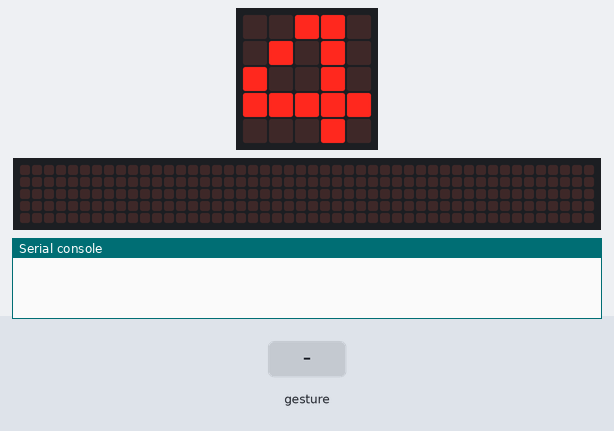
Bench run of a program on a simulated BBC micro:bit (MakeCode). On the bench: the board's 5×5 LED display, a strip that is not on the board, showing the scrolling text unrolled, the last lines printed to the serial console. The test bench sets the inputs (shaded band). Random numbers come from a fixed seed; no radio messages arrive unless stated (any console line starting 'radio sent:' is added by the test bench); a tilt is held for 1.5 s and a shake lasts 1 s, then the board lies face up again; the 48×5 strip is a reading aid, not a part: it shows the text the display is scrolling, unrolled, one strip-width of it at a time.

Above: at 1.3 s.
At 12.3 s:
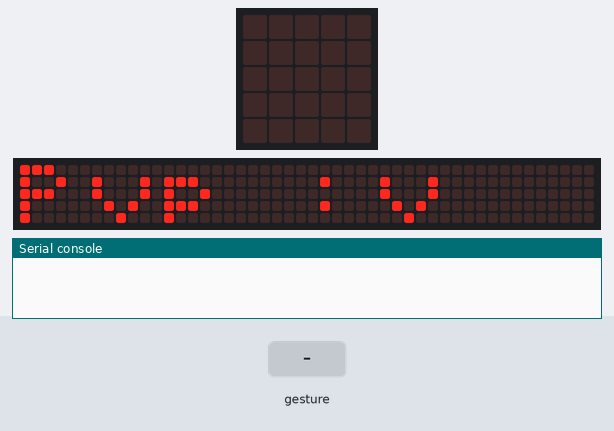
13.8 s: gesture 'shake'
At 15.1 s:
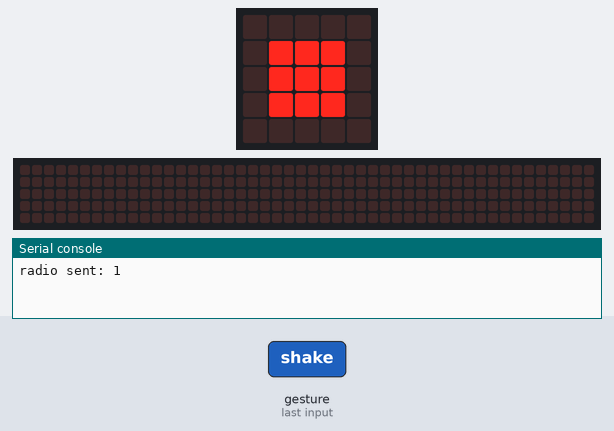
At 25.6 s:
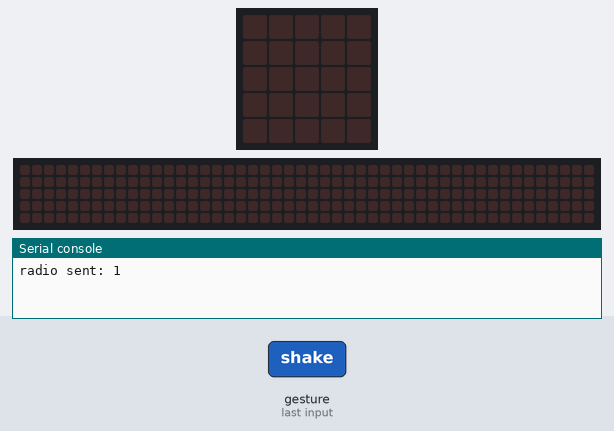

Measured:
- after the input at 13.8 s, the display: changes after 0.20 s (image 2)
- what the display in image 0 shows lasts 1.2 s, from 1.3 s to 2.5 s
- what the display in image 2 shows lasts 1.4 s, from 14.0 s to 15.4 s

The program:

main.ts
```typescript
radio.onReceivedNumber(function (receivedNumber) {
    you_3 = receivedNumber
})
input.onGesture(Gesture.Shake, function () {
    Yo_3 = 0
    you_3 = 0
    Yo_3 = randint(1, 3)
    if (Yo_3 == 1) {
        basic.showLeds(`
            . . . . .
            . # # # .
            . # # # .
            . # # # .
            . . . . .
            `)
    } else if (Yo_3 == 2) {
        basic.showLeds(`
            # # # # #
            # . . . #
            # . . . #
            # . . . #
            # # # # #
            `)
    } else {
        basic.showLeds(`
            # . . # #
            . # . # #
            . . # . .
            . # . # #
            # . . # #
            `)
    }
    radio.sendNumber(Yo_3)
    basic.pause(1000)
    basic.clearScreen()
    if (you_3 == 1 && Yo_3 == 2 || (you_3 == 2 && Yo_3 == 3 || you_3 == 3 && Yo_3 == 1)) {
        basic.showString("GANASTE!")
    } else if (Yo_3 == you_3) {
        basic.showString("EMPATE!")
    } else {
        basic.showString("PERDISTE!")
    }
})
let Yo_3 = 0
let you_3 = 0
radio.setGroup(13)
let count = 6
for (let index = 0; index < 5; index++) {
    count += -1
    basic.showNumber(count)
    basic.pause(500)
}
basic.showString("Pvp :v")
```

test.ts
```typescript
// aquí va el archivo "tests"; esto no se compilará cuando este paquete se utilice como una extensión.
```
